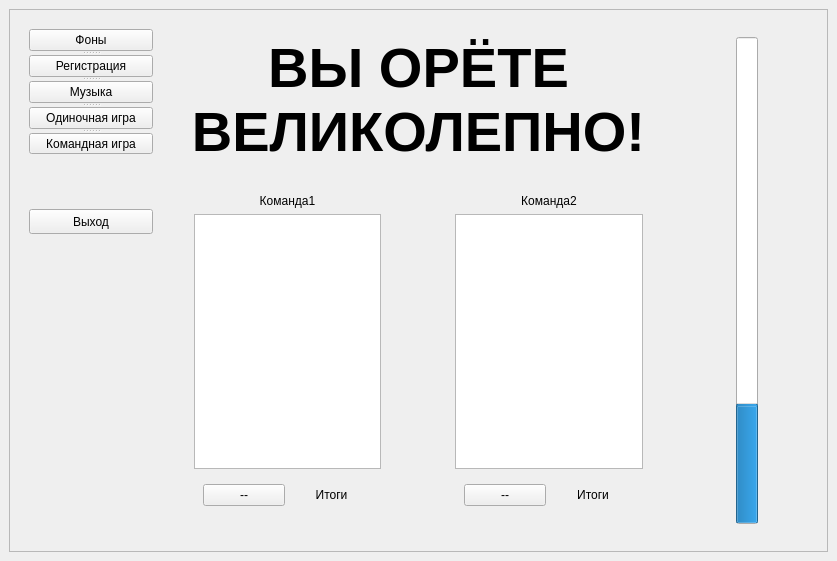
<?xml version="1.0" encoding="UTF-8"?>
<ui version="4.0">
 <class>main_form</class>
 <widget class="QMainWindow" name="main_form">
  <property name="geometry">
   <rect>
    <x>0</x>
    <y>0</y>
    <width>837</width>
    <height>561</height>
   </rect>
  </property>
  <property name="sizePolicy">
   <sizepolicy hsizetype="Preferred" vsizetype="Preferred">
    <horstretch>0</horstretch>
    <verstretch>0</verstretch>
   </sizepolicy>
  </property>
  <property name="styleSheet">
   <string notr="true"/>
  </property>
  <property name="toolButtonStyle">
   <enum>Qt::ToolButtonIconOnly</enum>
  </property>
  <widget class="QWidget" name="centralwidget">
   <layout class="QGridLayout" name="gridLayout_2">
    <item row="0" column="0">
     <widget class="QFrame" name="frame">
      <property name="frameShape">
       <enum>QFrame::StyledPanel</enum>
      </property>
      <property name="frameShadow">
       <enum>QFrame::Raised</enum>
      </property>
      <layout class="QHBoxLayout" name="horizontalLayout">
       <item>
        <widget class="QWidget" name="widget_3" native="true">
         <property name="minimumSize">
          <size>
           <width>142</width>
           <height>0</height>
          </size>
         </property>
         <widget class="QPushButton" name="exitButton">
          <property name="geometry">
           <rect>
            <x>10</x>
            <y>190</y>
            <width>124</width>
            <height>25</height>
           </rect>
          </property>
          <property name="text">
           <string>Выход</string>
          </property>
         </widget>
         <widget class="QSplitter" name="splitter">
          <property name="geometry">
           <rect>
            <x>10</x>
            <y>10</y>
            <width>124</width>
            <height>125</height>
           </rect>
          </property>
          <property name="orientation">
           <enum>Qt::Vertical</enum>
          </property>
          <widget class="QPushButton" name="fonButton">
           <property name="enabled">
            <bool>true</bool>
           </property>
           <property name="text">
            <string>Фоны</string>
           </property>
           <property name="checkable">
            <bool>false</bool>
           </property>
          </widget>
          <widget class="QPushButton" name="regButton">
           <property name="enabled">
            <bool>true</bool>
           </property>
           <property name="text">
            <string>Регистрация</string>
           </property>
           <property name="checkable">
            <bool>false</bool>
           </property>
          </widget>
          <widget class="QPushButton" name="musicButton">
           <property name="enabled">
            <bool>true</bool>
           </property>
           <property name="text">
            <string>Музыка</string>
           </property>
           <property name="checkable">
            <bool>false</bool>
           </property>
          </widget>
          <widget class="QPushButton" name="onePlayerButton">
           <property name="enabled">
            <bool>true</bool>
           </property>
           <property name="text">
            <string>Одиночная игра</string>
           </property>
           <property name="checkable">
            <bool>false</bool>
           </property>
          </widget>
          <widget class="QPushButton" name="commandButton">
           <property name="enabled">
            <bool>true</bool>
           </property>
           <property name="text">
            <string>Командная игра</string>
           </property>
           <property name="checkable">
            <bool>false</bool>
           </property>
          </widget>
         </widget>
        </widget>
       </item>
       <item>
        <widget class="QWidget" name="widget" native="true">
         <layout class="QVBoxLayout" name="verticalLayout">
          <item>
           <widget class="QLabel" name="titleLabel">
            <property name="minimumSize">
             <size>
              <width>0</width>
              <height>142</height>
             </size>
            </property>
            <property name="font">
             <font>
              <pointsize>42</pointsize>
              <weight>75</weight>
              <bold>true</bold>
             </font>
            </property>
            <property name="layoutDirection">
             <enum>Qt::LeftToRight</enum>
            </property>
            <property name="text">
             <string>ВЫ ОРЁТЕ ВЕЛИКОЛЕПНО!</string>
            </property>
            <property name="alignment">
             <set>Qt::AlignCenter</set>
            </property>
            <property name="wordWrap">
             <bool>true</bool>
            </property>
           </widget>
          </item>
          <item>
           <widget class="QWidget" name="widget_4" native="true">
            <layout class="QHBoxLayout" name="horizontalLayout_2">
             <item>
              <widget class="QWidget" name="widget_5" native="true">
               <layout class="QVBoxLayout" name="verticalLayout_2">
                <item>
                 <widget class="QLabel" name="command_1_label">
                  <property name="text">
                   <string>Команда1</string>
                  </property>
                  <property name="alignment">
                   <set>Qt::AlignCenter</set>
                  </property>
                 </widget>
                </item>
                <item>
                 <widget class="QTableWidget" name="cmd_1_tableWidget"/>
                </item>
                <item>
                 <widget class="QWidget" name="widget_6" native="true">
                  <layout class="QHBoxLayout" name="horizontalLayout_3">
                   <item>
                    <widget class="QPushButton" name="cmd_1_rstButton">
                     <property name="text">
                      <string>--</string>
                     </property>
                    </widget>
                   </item>
                   <item>
                    <widget class="QLabel" name="cmd_1_itogi_label">
                     <property name="text">
                      <string>Итоги</string>
                     </property>
                     <property name="alignment">
                      <set>Qt::AlignCenter</set>
                     </property>
                    </widget>
                   </item>
                  </layout>
                 </widget>
                </item>
               </layout>
              </widget>
             </item>
             <item>
              <spacer name="horizontalSpacer">
               <property name="orientation">
                <enum>Qt::Horizontal</enum>
               </property>
               <property name="sizeType">
                <enum>QSizePolicy::Minimum</enum>
               </property>
               <property name="sizeHint" stdset="0">
                <size>
                 <width>50</width>
                 <height>20</height>
                </size>
               </property>
              </spacer>
             </item>
             <item>
              <widget class="QWidget" name="widget_7" native="true">
               <layout class="QVBoxLayout" name="verticalLayout_3">
                <item>
                 <widget class="QLabel" name="command_2_label">
                  <property name="text">
                   <string>Команда2</string>
                  </property>
                  <property name="alignment">
                   <set>Qt::AlignCenter</set>
                  </property>
                 </widget>
                </item>
                <item>
                 <widget class="QTableWidget" name="cmd_2_tableWidget"/>
                </item>
                <item>
                 <widget class="QWidget" name="widget_8" native="true">
                  <layout class="QHBoxLayout" name="horizontalLayout_4">
                   <item>
                    <widget class="QPushButton" name="cmd_2_rst_Button">
                     <property name="text">
                      <string>--</string>
                     </property>
                    </widget>
                   </item>
                   <item>
                    <widget class="QLabel" name="cmd_2_itogi_label">
                     <property name="text">
                      <string>Итоги</string>
                     </property>
                     <property name="alignment">
                      <set>Qt::AlignCenter</set>
                     </property>
                    </widget>
                   </item>
                  </layout>
                 </widget>
                </item>
               </layout>
              </widget>
             </item>
            </layout>
           </widget>
          </item>
         </layout>
        </widget>
       </item>
       <item>
        <widget class="QWidget" name="widget_2" native="true">
         <property name="minimumSize">
          <size>
           <width>142</width>
           <height>0</height>
          </size>
         </property>
         <property name="layoutDirection">
          <enum>Qt::RightToLeft</enum>
         </property>
         <layout class="QVBoxLayout" name="verticalLayout_4">
          <item>
           <widget class="QWidget" name="widget_9" native="true">
            <layout class="QHBoxLayout" name="horizontalLayout_5">
             <item>
              <widget class="QProgressBar" name="progressBar">
               <property name="value">
                <number>24</number>
               </property>
               <property name="textVisible">
                <bool>false</bool>
               </property>
               <property name="orientation">
                <enum>Qt::Vertical</enum>
               </property>
              </widget>
             </item>
            </layout>
           </widget>
          </item>
         </layout>
        </widget>
       </item>
      </layout>
     </widget>
    </item>
   </layout>
  </widget>
  <action name="action_Reg">
   <property name="text">
    <string>Регистрация</string>
   </property>
   <property name="toolTip">
    <string>Регистрация новых участников</string>
   </property>
  </action>
  <action name="action_Exit">
   <property name="text">
    <string>Выход</string>
   </property>
   <property name="toolTip">
    <string>Выход</string>
   </property>
  </action>
  <action name="action_Music">
   <property name="text">
    <string>Музыка</string>
   </property>
   <property name="toolTip">
    <string>Музыка</string>
   </property>
  </action>
  <action name="action_One_Player">
   <property name="text">
    <string>Одиночная игра</string>
   </property>
   <property name="toolTip">
    <string>Одиночная игра</string>
   </property>
  </action>
  <action name="action_Command_Game">
   <property name="text">
    <string>Командная игра</string>
   </property>
   <property name="toolTip">
    <string>Командная игра</string>
   </property>
  </action>
  <action name="action_Fon">
   <property name="text">
    <string>Фоны</string>
   </property>
   <property name="toolTip">
    <string>Фоны</string>
   </property>
  </action>
 </widget>
 <resources/>
 <connections>
  <connection>
   <sender>regButton</sender>
   <signal>clicked()</signal>
   <receiver>action_Reg</receiver>
   <slot>trigger()</slot>
   <hints>
    <hint type="sourcelabel">
     <x>90</x>
     <y>65</y>
    </hint>
    <hint type="destinationlabel">
     <x>-1</x>
     <y>-1</y>
    </hint>
   </hints>
  </connection>
  <connection>
   <sender>exitButton</sender>
   <signal>clicked()</signal>
   <receiver>action_Exit</receiver>
   <slot>trigger()</slot>
   <hints>
    <hint type="sourcelabel">
     <x>90</x>
     <y>221</y>
    </hint>
    <hint type="destinationlabel">
     <x>-1</x>
     <y>-1</y>
    </hint>
   </hints>
  </connection>
  <connection>
   <sender>musicButton</sender>
   <signal>clicked()</signal>
   <receiver>action_Music</receiver>
   <slot>trigger()</slot>
   <hints>
    <hint type="sourcelabel">
     <x>90</x>
     <y>91</y>
    </hint>
    <hint type="destinationlabel">
     <x>-1</x>
     <y>-1</y>
    </hint>
   </hints>
  </connection>
  <connection>
   <sender>onePlayerButton</sender>
   <signal>clicked()</signal>
   <receiver>action_One_Player</receiver>
   <slot>trigger()</slot>
   <hints>
    <hint type="sourcelabel">
     <x>90</x>
     <y>117</y>
    </hint>
    <hint type="destinationlabel">
     <x>-1</x>
     <y>-1</y>
    </hint>
   </hints>
  </connection>
  <connection>
   <sender>commandButton</sender>
   <signal>clicked()</signal>
   <receiver>action_Command_Game</receiver>
   <slot>trigger()</slot>
   <hints>
    <hint type="sourcelabel">
     <x>90</x>
     <y>143</y>
    </hint>
    <hint type="destinationlabel">
     <x>-1</x>
     <y>-1</y>
    </hint>
   </hints>
  </connection>
  <connection>
   <sender>fonButton</sender>
   <signal>clicked()</signal>
   <receiver>action_Fon</receiver>
   <slot>trigger()</slot>
   <hints>
    <hint type="sourcelabel">
     <x>90</x>
     <y>39</y>
    </hint>
    <hint type="destinationlabel">
     <x>-1</x>
     <y>-1</y>
    </hint>
   </hints>
  </connection>
 </connections>
</ui>
